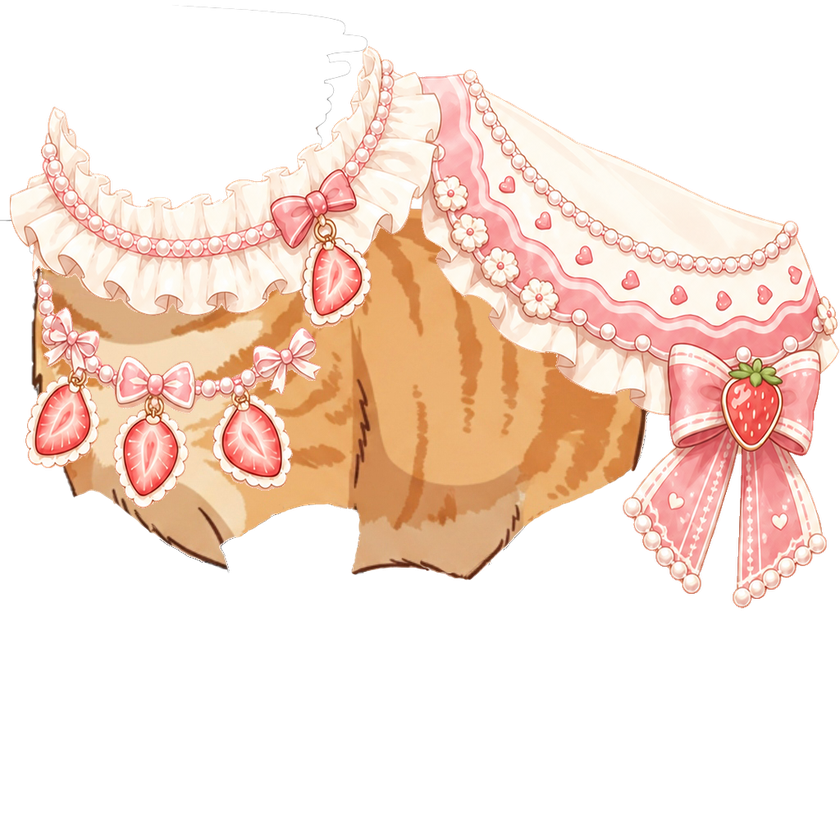
#> input picture wmx-temporary/displayment-wmx/body_1024_strawberry_cake.png, 840 x 840 px, shrunk from 1024 x 1024 before the run
$ python compose_legs_decor.py --base ../displayment-wmx/body_1024_strawberry_cake.png --decor ../displayment-wmx/cat_full.png --out out.png
#> lines starting #> are read from the running program, lines starting #| are printed output that depends on the picture
#!/usr/bin/env python3
from __future__ import annotations

import argparse
from pathlib import Path

from PIL import Image


def parse_args() -> argparse.Namespace:
    parser = argparse.ArgumentParser(
        description=(
            "Compose a validated legs decor asset by alpha-compositing an AI-generated "
            "legs decoration image over the original 1254x1254 legs base."
        )
    )
    parser.add_argument("--base", required=True, type=Path, help="Original legs base image.")
    parser.add_argument("--decor", required=True, type=Path, help="AI-generated decor image.")
    parser.add_argument("--out", required=True, type=Path, help="Output composed PNG path.")
    return parser.parse_args()


def ensure_same_size(base: Image.Image, decor: Image.Image, base_path: Path, decor_path: Path) -> None:
    if base.size != decor.size:
        raise RuntimeError(
            f"Image sizes must match: {base_path.name}={base.size}, {decor_path.name}={decor.size}"
        )


def main() -> None:
    args = parse_args()
    base_path = args.base.expanduser().resolve()
    decor_path = args.decor.expanduser().resolve()
    out_path = args.out.expanduser().resolve()

    with Image.open(base_path).convert("RGBA") as base_image, Image.open(decor_path).convert("RGBA") as decor_image:
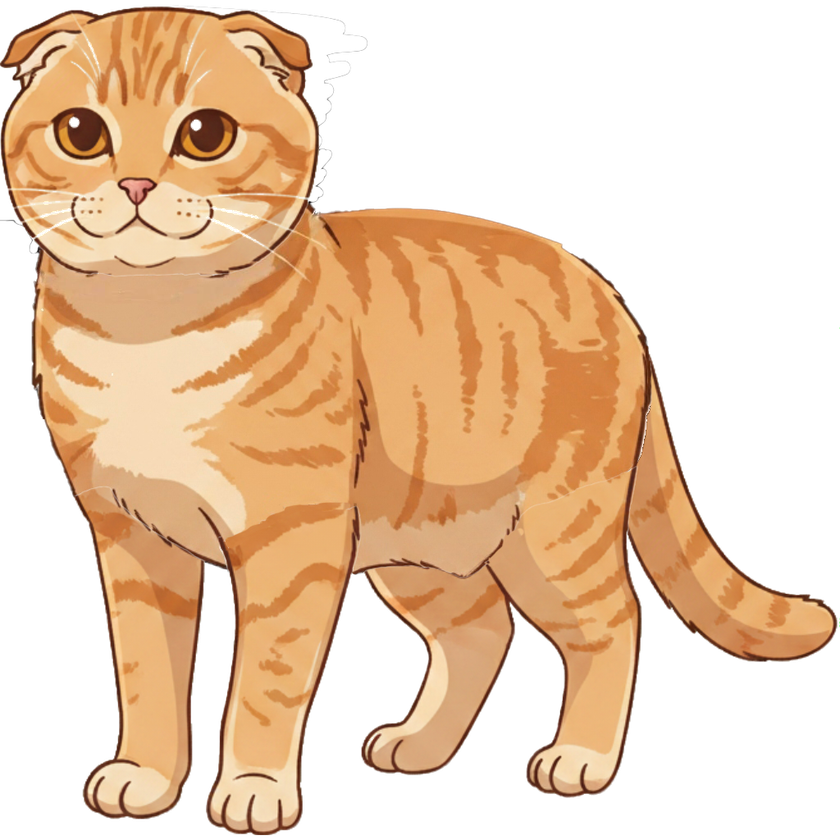
#> input picture wmx-temporary/displayment-wmx/cat_full.png, 840 x 840 px, shrunk from 1024 x 1024 before the run
#> base_image is the input picture: PIL image 840x840 RGBA; mean R, G, B, A 102.5, 82, 70.6, 108.3
#> decor_image is the input picture: PIL image 840x840 RGBA; mean R, G, B, A 115.1, 85.3, 57.3, 133.5
        ensure_same_size(base_image, decor_image, base_path, decor_path)
        composed = base_image.copy()
        composed.alpha_composite(decor_image)
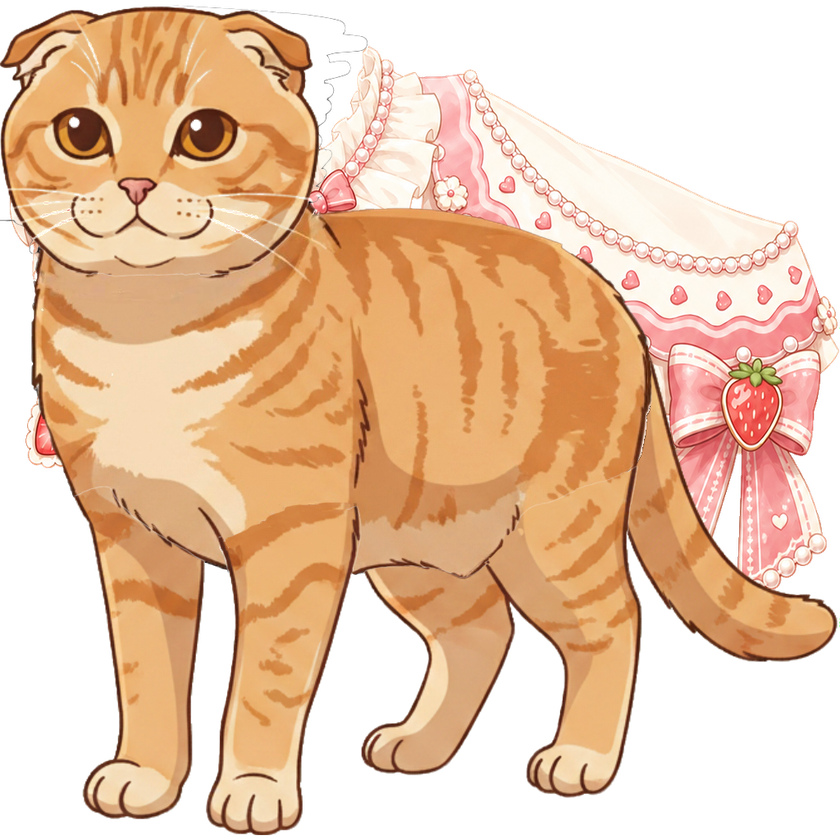
#> composed: PIL image 840x840 RGBA; mean R, G, B, A 149.2, 113.6, 84.3, 168.6; transparent parts drawn white

    out_path.parent.mkdir(parents=True, exist_ok=True)
    composed.save(out_path)
    print(out_path)


if __name__ == "__main__":
    main()
